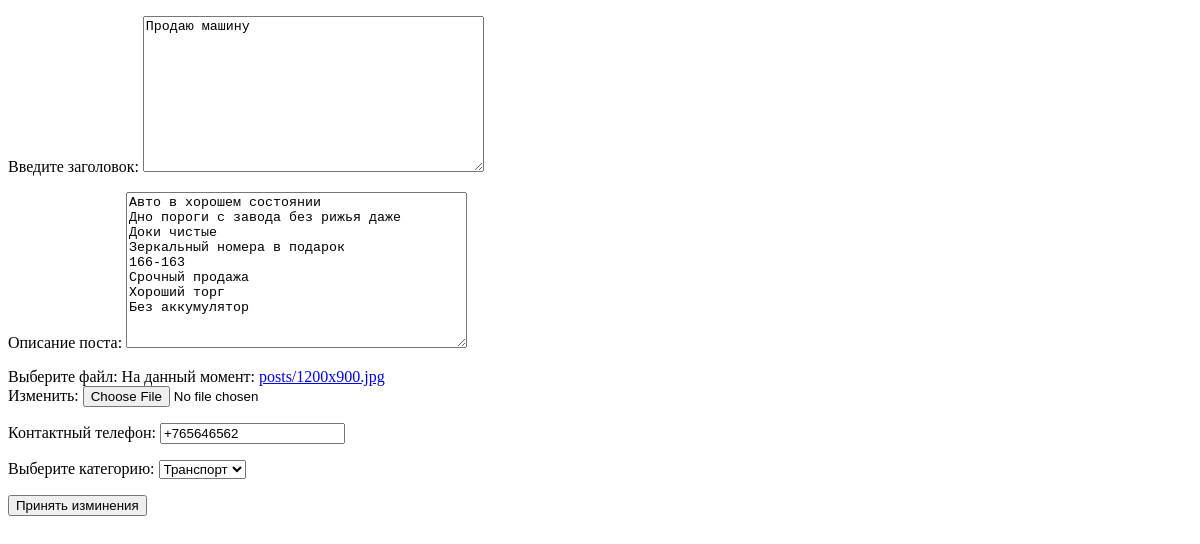
Page /post/1/edit/ (signed in) on the earlier database version.
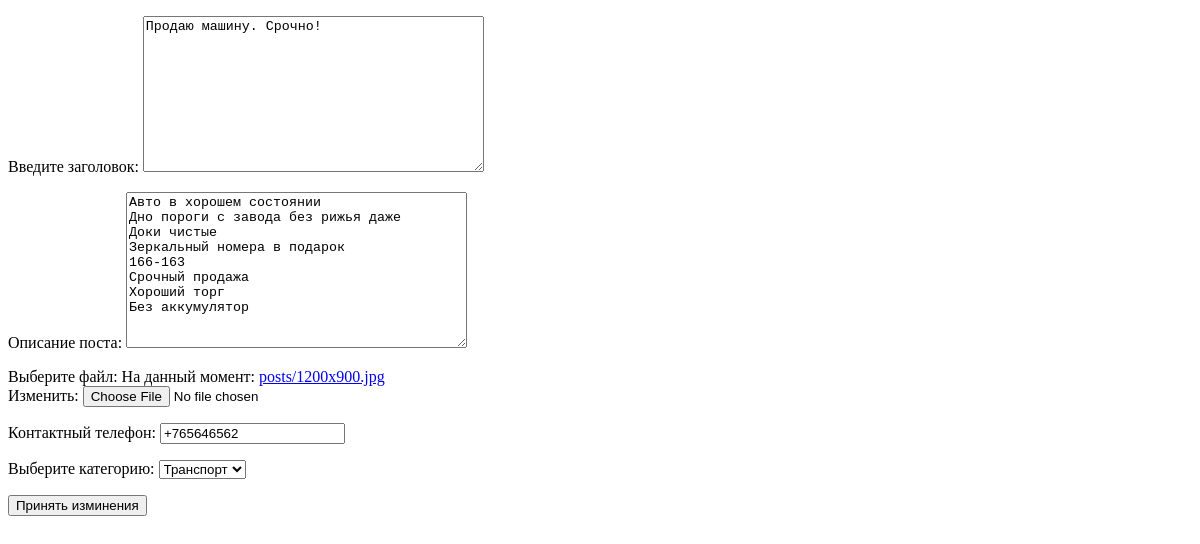
Same page on the later database version.
### Bulletin/models.py (models this page shows, shortened)
class Post(models.Model):
    author = models.ForeignKey(User, on_delete=CASCADE)
    title = models.TextField(max_length=100, blank=False)
    description = models.TextField('Описание', max_length=1000, blank=False)
    image = models.ImageField(upload_to='posts/')
    date_pub = models.DateTimeField(default=timezone.now)
    date_edit = models.DateTimeField(default=timezone.now)
    category = models.ForeignKey(Category, verbose_name='Категория', blank=False, on_delete=models.SET_NULL, null=True)
    likes = models.ManyToManyField(User, blank=True, related_name='users_likes_it')
    contact = models.CharField(max_length=15)
    class Meta:
        verbose_name = 'Объявление'
        verbose_name_plural = 'Объявления'

### Bulletin/views.py (the view, shortened to what this page needs)
# urls.py: path('post/<int:post_id>/edit/', views.PostEditView.as_view(), name='post_edit'),
class PostEditView(UpdateView):
    model = Post
    pk_url_kwarg = 'post_id'
    template_name = 'BulletinBoard/post_edit.html'
    form_class = PostForm
    def dispatch(self, request, *args, **kwargs):
        obj = self.get_object()
        if obj.author != request.user:
            raise PermissionDenied('Вы не автор этого объявления')
        else:
            return super(PostEditView, self).dispatch(request, *args, **kwargs)

### Bulletin/forms.py
class PostForm(forms.ModelForm):
    class Meta:
        model = Post
        fields = ['title', 'description', 'image', 'contact', 'category']
        labels = {
            'title': 'Введите заголовок',
            'description': 'Описание поста',
            'image': 'Выберите файл',
            'contact': 'Контактный телефон',
            'category': 'Выберите категорию',
        }
        widgets = {
            'title': forms.Textarea(attrs={
                'class':'form-control',
                'placeholder':'Заголовок объявления'
                }),
            'description': forms.Textarea(attrs={
                'class':'form-control',
                'placeholder':'Описание объявления'
                }),
            'image': forms.ClearableFileInput(attrs={
                'class': 'form-control-file',
                'type': 'file'
                })
        }

### Bulletin/models.py (called while the page is built)
    def __str__(self):
        return f'{self.name}'

### templates/BulletinBoard/post_edit.html (shortened to what this page needs)
<!DOCTYPE html>
<html lang="en">
<head>
</head>
<body>
    <form action="" method="POST" enctype="multipart/form-data">
        {{ form.as_p }}
        <button type="submit"> Принять изминения </button>
    </form>
</body>
</html>

Differences in the rows shown:
changed Post "Транспорт": title "Продаю машину" → "Продаю машину. Срочно!"
